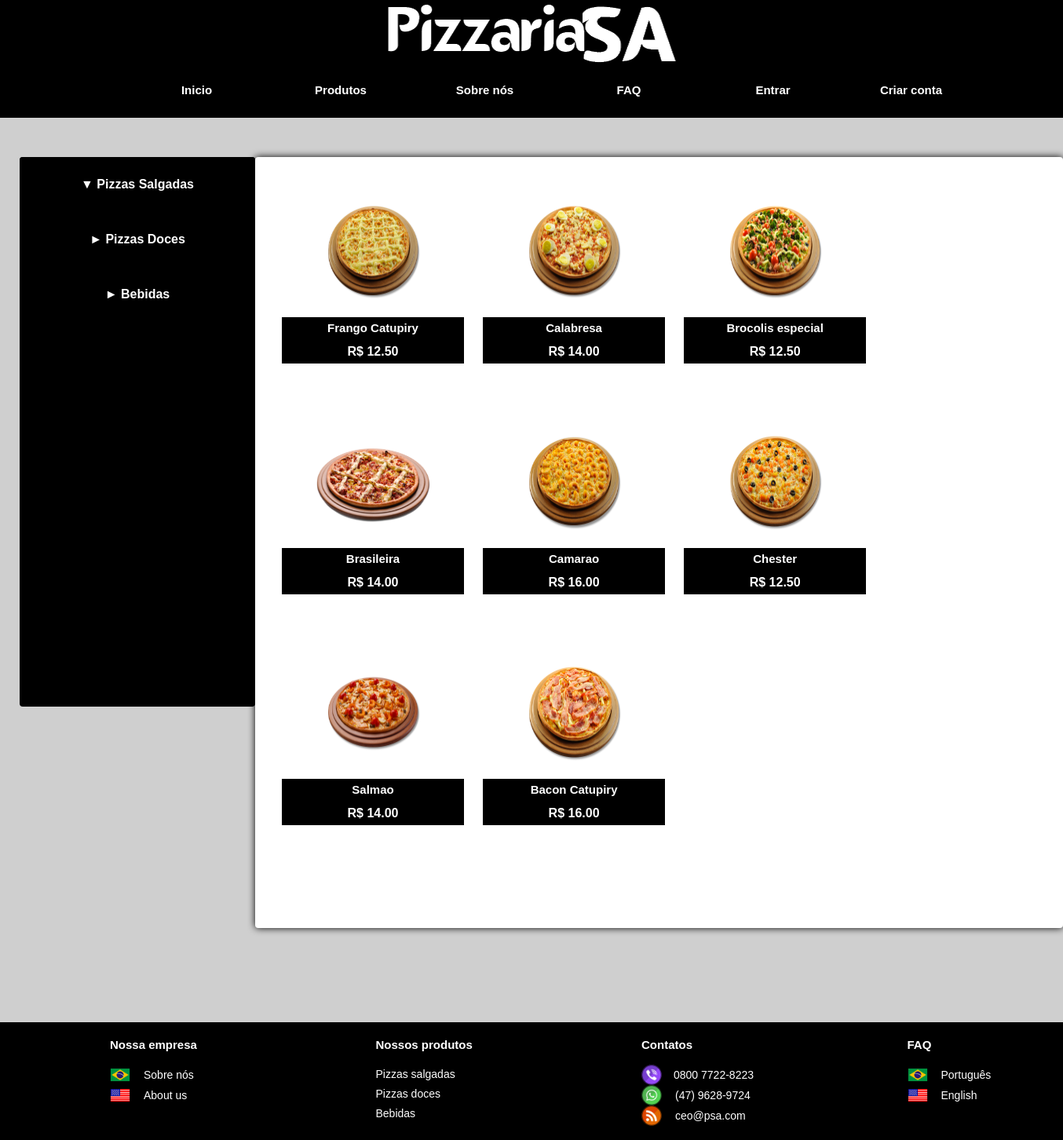
Page /pizzas_salgadas.php on the committed database.
### tables this page shows
CREATE TABLE pizza 
( 
	id        INT NOT NULL auto_increment PRIMARY KEY, 
	nome      VARCHAR(60), 
	tipo      VARCHAR(20), 
	valor     VARCHAR(20), 
	tamanho   VARCHAR(20), 
	foto   	  VARCHAR(50) 	
);

### pizzas_salgadas.php (the view, shortened to what this page needs)
<?php
	$query_pizzas = "select * from pizza";
	$resultQuery = mysql_query($query_pizzas);
?>
<html>
	<head>
		<link rel="stylesheet" type="text/css" href="css/global.css">
        <link rel="stylesheet" type="text/css" href="css/produtos.css">
		</head>
	<body>
		<div class="mainbar">
            <?php
			if(isset($_SESSION['id']) && $_SESSION['tipo'] == "ADMIN"){?>
				<img class=thisalign src='images/banner/logo1.png'/><div class=logado>
					<a href="index.php" class=buttons>Inicio</a>
					<ul>
						<li class="dropdown">
							<a href="pizzas_salgadas.php" class="dropbtn">Produtos</a>
							<div class="dropdown-content">
								<a href='pizzas_salgadas.php' class=line><div class='icon-align'><img src='images/banner/tradicional.png' width='52%'/></div>Pizzas Salgadas</a>
								<a href='pizzas_doces.php' class=line><div class='icon-align'><img src='images/banner/doces.png' width='52%'/></div>Pizzas Doces</a>
								<a href='bebidas.php' class=line><div class='icon-align'><img src='images/banner/bebidas.png' width='52%'/></div>Bebidas</a>
							</div>
						</li>
					</ul>
					<a href="sobre.php" class=buttons>Sobre nós</a>
					<ul>
						<li class='dropdown'>
							<a href='crud_clientes.php' class='dropbtn'>CRUD</a>
							<div class='dropdown-content'>
								<a href='crud_clientes.php' class=line>Clientes</a>
								<a href='crud_bebidas.php' class=line>Bebidas</a>
								<a href='crud_pizzas.php' class=line>Pizzas</a>
								<a href='crud_ingredientes.php' class=line>Ingredientes</a>
							</div>
						</li>
					</ul>
					<ul>
						<li class='dropdown'>
							<a href='faq.php'  class='dropbtn'>FAQ</a>
							<div class='dropdown-content'>
								<a href='faq.php' class=line><div class='icon-align'><img src='images/faq/portugues.png' width='52%'/></div> FAQ - Português</a>
								<a href='faq_english.php' class=line><div class='icon-align'><img src='images/faq/english.png' width='52%'/></div> FAQ - English</a>
							</div>
						</li>
					</ul>
					<div class='space1'>
						<?php
							echo "<a href='cadastroUsuario_form.php?id=".$_SESSION['id']."' class='buttom-usuario'>";
							echo $_SESSION['usuario'];
							echo "<a href='cadastroUsuario_form.php?id=".$_SESSION['id']."' class='image-squad squad'><img src='images/usuario/".$_SESSION['foto']."'></a>";?>
						</a>
						<a href="usuario_deslogar.php" class=buttom-deslogar></a>
					</div>
				</div>
			<?php
			}else{
				?>
				<img class=thisalign src='images/banner/logo1.png'/><div class=naologado>
					<a href="index.php" class=buttons>Inicio</a>
					<ul>
						<li class="dropdown">
							<a href="pizzas_salgadas.php" class="dropbtn">Produtos</a>
						</li>
					</ul>
					<a href="sobre.php" class=buttons>Sobre nós</a>
					<ul>
						<li class='dropdown'>
							<a href='faq.php'  class='dropbtn'>FAQ</a>
						</li>
					</ul>
					<a href='login_form.php' class='buttom-logar'>Entrar</a><br><a href='cadastroUsuario_form.php' class='buttom-cad'>Criar conta</a>
				</div>
				<?php
			}
			?>
		</div>
		<div>
			<div class=barprodutos>
				<a href="pizzas_salgadas.php" class=produtosbutton>▼ Pizzas Salgadas</a>
				<a href="pizzas_doces.php" class=produtosbutton>► Pizzas Doces</a>
				<a href="bebidas.php" class=produtosbutton>► Bebidas</a>
			</div>
			<div class=pdtlayout>
				<div class=produtos>
				<?php
				while($result = mysql_fetch_assoc($resultQuery)){
					$resultBanco[1] = $result['id'];
					$resultBanco[2] = utf8_encode($result['nome']);
					$resultBanco[3] = utf8_encode($result['tipo']);
					$resultBanco[4] = utf8_encode($result['valor']);
					$resultBanco[5] = utf8_encode($result['tamanho']);
					$resultBanco[6] = utf8_encode($result['foto']);
					if(isset($_SESSION['id']) && $_SESSION['tipo'] == "ADMIN"){
						if($resultBanco[3] == "SALGADA"){
							echo "<div class=products>";
							echo "<div class=image><img src='images/pizzas/$resultBanco[6]' class='image-pdt'/></div>";
							echo "<div class=botaopdt><div class=nomepdt>$resultBanco[2]<a class='delete' href='adminPizzasSalgadas_delete.php?id=$resultBanco[1]'>×</a><div class=botaopdt>R$ $resultBanco[4]</div></div></div></div>";
						}
					}else{
						if($resultBanco[3] == "SALGADA"){
							echo "<div class=products>";
							echo "<div class=image><img src='images/pizzas/$resultBanco[6]' class='image-pdt'/></div>";
							echo "<div class=botaopdt><div class=nomepdt>$resultBanco[2]</div><div class=botaopdt>R$ $resultBanco[4]</div></div></div>";
						}
					}
				}?>
				</div>
			</div>
			<div class="footbar">
				<div class='squareenix'>
					<div class='fotenter'>
						<font color='#fff'><b>Nossa empresa</b></font><br><br>
						<a class='enixsquare' href='sobre.php'><div class=heightline>Sobre nós</div></a><img class=lineheight src='images/faq/portugues.png'/><br>
						<a class='enixsquare' href='sobre_english.php'><div class=heightline>About us</div></a><img class=lineheight src='images/faq/english.png'/><br>
					</div>
				</div>
				<div class='squareenix'>
					<div class='fotenter'>
						<font color='#fff'><b>Nossos produtos</b></font><br><br>
						<a class='enixsquare linespace' href='pizzas_salgadas.php'>Pizzas salgadas</a><br>
						<a class='enixsquare linespace' href='pizzas_doces.php'>Pizzas doces</a><br>
						<a class='enixsquare linespace' href='bebidas.php'>Bebidas</a><br>
					</div>
				</div>
				<div class='squareenix'>
					<div class='fotenter'>
						<font color='#fff'><b>Contatos</b></font><br><br>
						<a class='enixsquare'><div class=heightline>0800 7722-8223</div></a><img class=lineheight src='images/banner/phone.png'><br>
						<a class='enixsquare'><div class=heightline>(47) 9628-9724</div></a><img class=lineheight src='images/banner/whatsapp.png'><br>
						<a class='enixsquare'><div class=heightline>ceo@psa.com</div></a><img class=lineheight src='images/banner/mail.png'><br>
					</div>
				</div>
				<div class='squareenix'>
					<div class='fotenter'>
						<font color='#fff'><b>FAQ</b></font><br><br>
						<a class='enixsquare' href='faq.php'><div class=heightline>Português</div></a><img class=lineheight src='images/faq/portugues.png'/><br>
						<a class='enixsquare' href='faq_english.php'><div class=heightline>English</div></a><img class=lineheight src='images/faq/english.png'/><br>
					</div>
				</div>
			</div>
		</div>
	</body>
</html>

### css/global.css (style rules this page uses)
html { position: relative; min-height: 100%; }
a { text-decoration:none; }
.mainbar { max-width:100%; height:150px; background-color: #000; }
.footbar { background-color: #000; min-width:100%; min-height:150px; position:relative; margin-top:20px; bottom:0; float:left; }
.naologado { position:relative; float: right; right: -12%; width:100%; list-style:none; }
.buttom-logar { font-family: 'Arial', Serif; font-weight: bold; color: white; float:left; text-decoration: none; text-align: center; line-height:70px; font-size:15px; background-color: #000; width:13%; height:70px; transition: all 0.3s; }
.buttom-cad { font-family: 'Arial', Serif; font-weight: bold; color: white; float:left; margin-top:-18px; text-decoration: none; text-align: center; line-height:70px; font-size:15px; background-color: #000; width:13%; height:70px; transition: all 0.3s; }
.buttons { font-family: 'Arial', Serif; font-weight: bold; color: white; height:70px; min-width:13%; float:left; text-decoration: none; text-align: center; line-height:70px; font-size:15px; background-color: #000; transition: all 0.3s; }
ul { list-style-type: none; margin: 0; padding: 0; background-color: #333; }
li { float: left; }
li a { display: inline-block; color: white; text-align: center; padding: 14px 16px; text-decoration: none; }
.dropbtn { display: inline-block; color: white; text-align: center; padding: 14px 16px; text-decoration: none; font-family: 'Arial', Serif; font-weight: bold; color: white; height:42px; font-size:15px; width:159px; line-height:42px; background-color: #000; transition: all 0.4s; }
li.dropdown { display: inline-block; }
.squareenix { width:25%; height:60px; font-family:'Arial', Serif; color:white; font-size:15px; text-decoration:none; float:left; margin-top:20px; }
.enixsquare { color:white; font-size:14px; text-decoration:none; }
.lineheight { width:26px; height:26px; }
.linespace { line-height:25px; }
.heightline { min-width:100px; margin-top:5px; float:right; margin-left:10px; }
.fotenter { width: 143px; min-height: 10px; margin-left:140px; }
.thisalign { display: block; margin: 0 auto; }

### css/produtos.css (style rules this page uses)
body { background-color:#cfcfcf; }
.products { margin-top:44px; margin-left:14px; width:23%; height:250px; float:left; margin-right:10px; display:block; }
.produtos { float:left; width:100%; min-height:100px; margin-bottom:100px; }
.nomepdt { width:100%; height:30px; font-family: arial; font-weight: bold; color: white; font-size:15px; text-decoration: none; text-align: center; line-height:30px; margin-top:-1px; border-bottom:5px; border-bottom-color:black; }
.botaopdt { width:100%; height:30px; font-family: arial; font-weight: bold; color: white; float:left; text-decoration: none; text-align: center; line-height:30px; background-color: #000; border-bottom:5px; border-bottom-color:black; transition: all 0.3s; }
.image { width:100%; height:150px; }
.image-pdt { height:130px; width:150px; display: block; margin: 0 auto; margin-top:10px; margin-bottom:10px; border-bottom:5px; border-bottom-color:black; transition: all 0.3s; }
.barprodutos { max-width:300px; min-height:100%; background-color:#000; float:left; margin-left:25px; border-radius:4px; }
.produtosbutton { width:300px; height:70px; line-height:70px; text-align:center; background-color:#000; font-family: 'Arial', Serif; font-size:16px; font-weight:bold; border-radius:4px; color:white; float:left; transition: 0.3s all; }
.pdtlayout { margin-left:auto; margin-right:auto; min-width:53%; max-width:80%; min-height:315px; margin-top:50px; margin-bottom:100px; border-radius:4px; background-color:#fff; box-shadow: 0 0px 10px rgba(0, 0, 0, 1.0); overflow:hidden; padding-left:20px; }

### rows in the picture
pizza: foto (picture), nome "Frango Catupiry", valor "12.50"
pizza: foto (picture), nome "Calabresa", valor "14.00"
pizza: foto (picture), nome "Brocolis especial", valor "12.50"
pizza: foto (picture), nome "Brasileira", valor "14.00"
pizza: foto (picture), nome "Camarao", valor "16.00"
pizza: foto (picture), nome "Chester", valor "12.50"
pizza: foto (picture), nome "Salmao", valor "14.00"
pizza: foto (picture), nome "Bacon Catupiry", valor "16.00"
